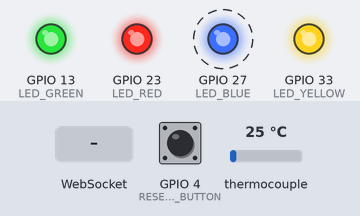
A sketch run on a simulated ESP32. On the bench: output pins drawn as LEDs (lit = HIGH). Dashed ring = blinking. The test bench sets the inputs (shaded band); at power-on: GPIO 4 (RESET_WIFI_BUTTON) HIGH, thermocouple 25 °C. WiFi joins after 1.5 s; servers stay silent unless stated; uploads are accepted with an empty reply; storage starts empty; what the sketch prints to the serial monitor is not drawn. At 16.1 s the program restarts the board; the recording ends there.

Above: at 4.47 s.
4.5 s: WebSocket text "threshold_alert_on" received
At 5.12 s:
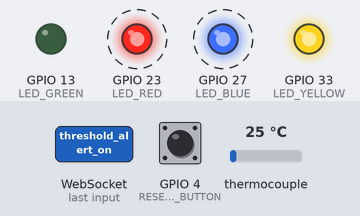
8.0 s: WebSocket text "web_disconnected" received
At 8.9 s:
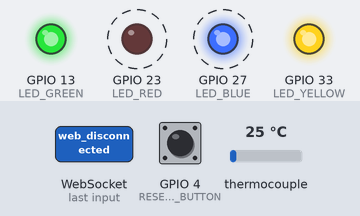
12.0 s: GPIO 4 (RESET_WIFI_BUTTON) pulled LOW for 3.2 s
At 15.8 s:
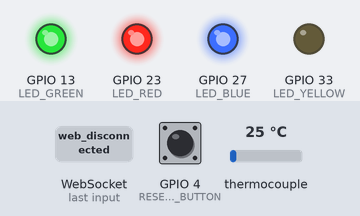
Timing chart, 0 to 16.1 s (numbered marks = the images above; inputs shaded):
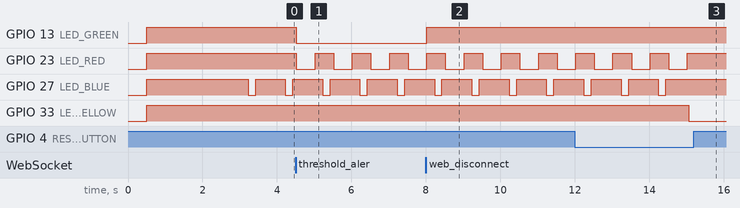

The sketch:

automated_thermometer_alarm_v4.1.ino
```cpp
/**
 * @file automated_thermometer_alarm_v3.ino
 * @brief ESP32-based MAX6675 temperature monitoring system with LittleFS web hosting,
 *        WebSocket communication, and a hardware Wi-Fi reset button.
 *
 * ## Overview
 * This firmware allows the ESP32 to:
 * - Host a real-time web dashboard via LittleFS (`index.html`, `stylesheet.css`, `script.js`)
 * - Connect to Wi-Fi using WiFiManager (no hardcoded credentials)
 * - Stream live MAX6675 thermocouple temperature readings over WebSocket
 * - Record, store, and transmit temperature logs to a connected browser client
 * - Send the device's IP and SSID to a Supabase database
 * - Reset Wi-Fi credentials using a momentary push button (hold 3s)
 *
 * ## Features
 * - WebSocket endpoint: `/ws`
 * - Static Wi-Fi setup portal SSID: `ESP32-Setup`
 * - Active-Low LED logic:
 *   - LOW = ON
 *   - HIGH = OFF
 * - Wi-Fi Reset Button (GPIO2): hold 3 seconds to clear credentials and reboot
 *
 * ## Author
 * @author
 * Mark Jayson Lanuzo
 * @date
 * 2025-11-05
 */

#include <WiFiManager.h>         ///< Simplified Wi-Fi setup & credential storage
#include <ESPAsyncWebServer.h>   ///< Asynchronous web server library
#include <AsyncTCP.h>            ///< Required by ESPAsyncWebServer
#include <ArduinoJson.h>         ///< JSON encoding/decoding
#include <max6675.h>             ///< MAX6675 thermocouple sensor library
#include <LittleFS.h>            ///< Filesystem for hosting dashboard files
#include <HTTPClient.h>          ///< HTTP client for Supabase REST calls
#include <vector>                ///< For dynamic temperature record storage

// -------------------- GLOBAL OBJECTS --------------------

AsyncWebServer server(80);       ///< HTTP server instance (port 80)
AsyncWebSocket ws("/ws");        ///< WebSocket endpoint for real-time communication

unsigned long lastSendTime = 0;  ///< Timestamp for temperature send interval
bool isRecording = false;        ///< Flag indicating if temperature logging is active
std::vector<float> recordedData; ///< Vector for storing recorded temperature values

AsyncWebSocketClient *activeClient = nullptr; ///< Pointer to currently active WebSocket client
bool clientConnected = false;                 ///< True if a client is connected to WebSocket

/** Supabase connection details */
const char* SUPABASE_URL = "https://ktzgfynmsnmmdvzgbjli.supabase.co";
const char* SUPABASE_KEY = "eyJhbGciOiJIUzI1NiIsInR5cCI6IkpXVCJ9.eyJpc3MiOiJzdXBhYmFzZSIsInJlZiI6Imt0emdmeW5tc25tbWR2emdiamxpIiwicm9sZSI6ImFub24iLCJpYXQiOjE3NjE4MDczNDIsImV4cCI6MjA3NzM4MzM0Mn0.4ElVmLBwxuvoo98pxtuWbNjIxJIm9KUVc7hIAXRCPv0"; // replace with your actual key

// -------------------- HARDWARE PINS --------------------

/** MAX6675 Thermocouple Pins */
const int thermoSO  = 19; ///< Serial Out (MISO)
const int thermoCS  = 5;  ///< Chip Select
const int thermoSCK = 18; ///< Serial Clock

MAX6675 thermocouple(thermoSCK, thermoCS, thermoSO); ///< Thermocouple sensor instance

/** LED Indicators (Active-Low) */
const int LED_GREEN  = 13; ///< Connection status LED
const int LED_BLUE   = 27; ///< Reading indicator LED
const int LED_RED    = 23; ///< Threshold alert LED
const int LED_YELLOW = 33; ///< Recording indicator LED

/** Wi-Fi Reset Button (Active-Low, GPIO2 → push button → GND) */
const int RESET_WIFI_BUTTON = 4;
unsigned long buttonPressStart = 0;  ///< Track press duration for long-hold detection
bool buttonHeld = false;             ///< Track hold state
unsigned long lastButtonCheck = 0;   ///< Debounce timer for stable reads

/** LED Blink Timers */
bool redBlink = false;               ///< Red LED blinking flag
bool yellowBlink = false;            ///< Yellow LED blinking flag
unsigned long lastRedToggle = 0;     ///< Timestamp for red LED toggle
unsigned long lastYellowToggle = 0;  ///< Timestamp for yellow LED toggle
unsigned long lastBlueBlink = 0;     ///< Timestamp for blue LED pulse

// -------------------- FUNCTION DECLARATIONS --------------------

/**
 * @brief Initializes LED pins and ensures they are OFF (HIGH for active-low).
 */
void setupLEDs() {
  pinMode(LED_GREEN, OUTPUT);
  pinMode(LED_BLUE, OUTPUT);
  pinMode(LED_RED, OUTPUT);
  pinMode(LED_YELLOW, OUTPUT);

  // Active-low OFF state = HIGH
  digitalWrite(LED_GREEN, HIGH);
  digitalWrite(LED_BLUE, HIGH);
  digitalWrite(LED_RED, HIGH);
  digitalWrite(LED_YELLOW, HIGH);
}

/**
 * @brief Sets LED state using active-low logic.
 * @param pin GPIO pin number.
 * @param state True = ON (LOW), False = OFF (HIGH).
 */
void setLED(int pin, bool state) {
  digitalWrite(pin, state ? LOW : HIGH);
}

/**
 * @brief Non-blocking LED blink handler.
 * @param pin Target LED pin.
 * @param interval Time in ms between toggles.
 * @param lastToggle Reference to last toggle timestamp.
 */
void handleBlink(int pin, unsigned long interval, unsigned long &lastToggle) {
  unsigned long now = millis();
  if (now - lastToggle >= interval) {
    lastToggle = now;
    digitalWrite(pin, !digitalRead(pin)); // Toggle LED state
  }
}

/**
 * @brief Reads the current temperature from MAX6675 sensor.
 * @return Temperature in Celsius.
 */
float getTemperature() {
  return thermocouple.readCelsius();
}

/**
 * @brief Sends live temperature data to connected WebSocket client.
 *        Handles blue LED pulse, optional data logging, and JSON transmission.
 */
void sendTemperatureToClients() {
  float temp = getTemperature();

  // Briefly pulse blue LED once per second to indicate live reading
  if (millis() - lastBlueBlink >= 1000) {
    lastBlueBlink = millis();
    digitalWrite(LED_BLUE, LOW);
  }

  // Append data to record buffer if logging is active
  if (isRecording) recordedData.push_back(temp);

  // Build JSON payload: {"temperature": <value>}
  StaticJsonDocument<100> doc;
  doc["temperature"] = temp;
  String json;
  serializeJson(doc, json);

  // Send to active WebSocket client (if connected and ready)
  if (activeClient && activeClient->canSend()) {
    activeClient->text(json);
  }
}

/**
 * @brief Sends the current SSID and IP address to the Supabase database via REST API.
 */
void sendIP() {
  String ssid = WiFi.SSID(); // Current network SSID

  HTTPClient http;
  http.begin(String(SUPABASE_URL) + "/rest/v1/esp32_connections"); // Table REST endpoint
  http.addHeader("Content-Type", "application/json");
  http.addHeader("apikey", SUPABASE_KEY);
  http.addHeader("Authorization", String("Bearer ") + SUPABASE_KEY);
  http.addHeader("Prefer", "return=representation");

  String payload = "{\"ssid\":\"" + ssid + "\",\"ip\":\"" + WiFi.localIP().toString() + "\"}";

  int httpResponseCode = http.POST(payload);
  Serial.printf("Supabase response: %d\n", httpResponseCode);
  http.end();
}

// -------------------- WIFI RESET BUTTON --------------------

/**
 * @brief Monitors the reset button during runtime.
 *        If held ≥3s, clears all Wi-Fi credentials and restarts ESP32.
 *
 * Implements debouncing and prevents repeated triggers.
 */
void checkResetWiFiButton() {
  // Debounce: read every 50 ms
  if (millis() - lastButtonCheck < 50) return;
  lastButtonCheck = millis();

  int buttonState = digitalRead(RESET_WIFI_BUTTON);

  if (buttonState == LOW) { // Button pressed (active low)
    if (!buttonHeld) {
      buttonHeld = true;
      buttonPressStart = millis();
      Serial.println("🔘 Button pressed...");
    }

    // Held for 3 seconds or more → trigger Wi-Fi reset
    if (millis() - buttonPressStart >= 3000) {
      Serial.println("🔄 Reset Wi-Fi button held — clearing credentials...");
      setLED(LED_YELLOW, true); // Indicate reset in progress

      WiFi.disconnect(true, true);  // Forget all stored Wi-Fi
      WiFiManager wm;
      wm.resetSettings();           // Clear WiFiManager config data

      delay(1000);
      Serial.println("♻️ Restarting ESP32...");
      ESP.restart();
      return;
    }
  } else {
    // Button released
    if (buttonHeld) {
      buttonHeld = false;
      Serial.println("Button released.");
    }
  }
}

// -------------------- WEBSOCKET HANDLERS --------------------

/**
 * @brief Parses and executes commands sent by the WebSocket client.
 * @param client Pointer to the WebSocket client instance.
 * @param msg Received message text.
 */
void handleClientCommand(AsyncWebSocketClient *client, const char *msg) {
  String message(msg);

  if (message == "test") {
    if (client != activeClient) {
      client->text("{\"error\":\"another user is already connected\"}");
      return;
    }
    client->text("{\"status\":\"ok\"}");

  } else if (message == "web_connected") {
    setLED(LED_GREEN, true);
  } else if (message == "web_disconnected") {
    setLED(LED_GREEN, false);
  } else if (message == "start_record") {
    isRecording = true;
    recordedData.clear();
    yellowBlink = true;
    client->text("{\"recording\":\"started\"}");
  } else if (message == "end_record") {
    isRecording = false;
    yellowBlink = false;
    setLED(LED_YELLOW, false);
    client->text("{\"recording\":\"stopped\"}");
  } else if (message == "threshold_alert_on") {
    redBlink = true;
  } else if (message == "threshold_alert_off") {
    redBlink = false;
    setLED(LED_RED, false);
  } else if (message == "get_record") {
    // Send all recorded data in JSON array format
    StaticJsonDocument<1024> doc;
    JsonArray arr = doc.createNestedArray("data");
    for (float val : recordedData) arr.add(val);
    String json;
    serializeJson(doc, json);
    client->text(json);
  } else {
    client->text("{\"error\":\"unknown command\"}");
  }
}

/**
 * @brief WebSocket event handler for client connection, disconnection, and data reception.
 */
void onWsEvent(AsyncWebSocket *server, AsyncWebSocketClient *client,
               AwsEventType type, void *arg, uint8_t *data, size_t len) {
  if (type == WS_EVT_CONNECT) {
    // Allow only one active WebSocket client at a time
    if (clientConnected) {
      Serial.printf("⚠️ Rejecting extra client: %u\n", client->id());
      client->close();
      return;
    }
    activeClient = client;
    clientConnected = true;
    Serial.printf("✅ Client connected: %u\n", client->id());
    setLED(LED_GREEN, true);

  } else if (type == WS_EVT_DISCONNECT) {
    // Cleanup when client disconnects
    if (activeClient && client->id() == activeClient->id()) {
      activeClient = nullptr;
      clientConnected = false;
      Serial.println("❌ Client disconnected");
      setLED(LED_GREEN, false);
    }

  } else if (type == WS_EVT_DATA) {
    // Safely null-terminate message and process it
    ((char*)data)[len] = '\0';
    if (activeClient && client->id() == activeClient->id()) {
      handleClientCommand(client, (char*)data);
    }
  }
}

// -------------------- SETUP --------------------

/**
 * @brief Main setup routine — initializes serial port, LEDs, file system, Wi-Fi, and WebSocket server.
 */
void setup() {
  Serial.begin(115200);
  delay(500);

  setupLEDs();
  pinMode(RESET_WIFI_BUTTON, INPUT_PULLUP); // Enable internal pull-up for button

  delay(1000);

  // ---------- STARTUP RESET CHECK ----------
  if (digitalRead(RESET_WIFI_BUTTON) == LOW) {
    Serial.println("🔄 Reset button held during boot — clearing saved Wi-Fi...");
    setLED(LED_YELLOW, true);

    WiFi.disconnect(true, true);
    WiFiManager wm;
    wm.resetSettings();

    delay(1500);
    Serial.println("♻️ Restarting ESP32...");
    ESP.restart();
    return;
  }

  // ---------- FILESYSTEM ----------
  if (!LittleFS.begin()) {
    Serial.println("❌ LittleFS mount failed!");
    return;
  }

  // ---------- WIFI CONNECTION ----------
  WiFiManager wm;
  bool res = wm.autoConnect("ESP32-Setup", "12345678");
  if (!res) {
    Serial.println("❌ Wi-Fi connection failed");
    return;
  }

  Serial.println("✅ Connected to Wi-Fi");
  Serial.print("📡 IP: ");
  Serial.println(WiFi.localIP());

  // ---------- WEBSERVER ----------
  server.serveStatic("/", LittleFS, "/").setDefaultFile("index.html");
  ws.onEvent(onWsEvent);
  server.addHandler(&ws);
  server.begin();

  // Report current IP and SSID to Supabase
  sendIP();

  Serial.print("🌐 Server started → ");
  Serial.println(WiFi.localIP());
}

// -------------------- LOOP --------------------

/**
 * @brief Main loop — manages WebSocket cleanup, LED blinking, Wi-Fi reset checks, and temperature streaming.
 */
void loop() {
  ws.cleanupClients();          // Remove disconnected WebSocket clients
  checkResetWiFiButton();       // Continuously check Wi-Fi reset button

  // Turn off blue LED after short blink pulse
  if (digitalRead(LED_BLUE) == LOW && millis() - lastBlueBlink >= 200)
    digitalWrite(LED_BLUE, HIGH);

  // Non-blocking blinking indicators
  if (redBlink) handleBlink(LED_RED, 500, lastRedToggle);
  if (yellowBlink) handleBlink(LED_YELLOW, 1000, lastYellowToggle);

  // Send temperature update every 1 second
  if (millis() - lastSendTime > 1000) {
    sendTemperatureToClients();
    lastSendTime = millis();
  }
}
```

Measured:
- after the input at 4.5 s, GPIO 13 (LED_GREEN): HIGH → LOW at once; GPIO 23 (LED_RED): alternates HIGH for 0.50 s and LOW for 0.50 s, starting at once
- after the input at 8.0 s, GPIO 13 (LED_GREEN): LOW → HIGH at once
- after the input at 12.0 s, GPIO 33 (LED_YELLOW): HIGH → LOW after 3.1 s
- by itself, GPIO 27 (LED_BLUE): alternates HIGH for 0.80 s and LOW for 0.20 s, 6 changes in all, then stays HIGH
